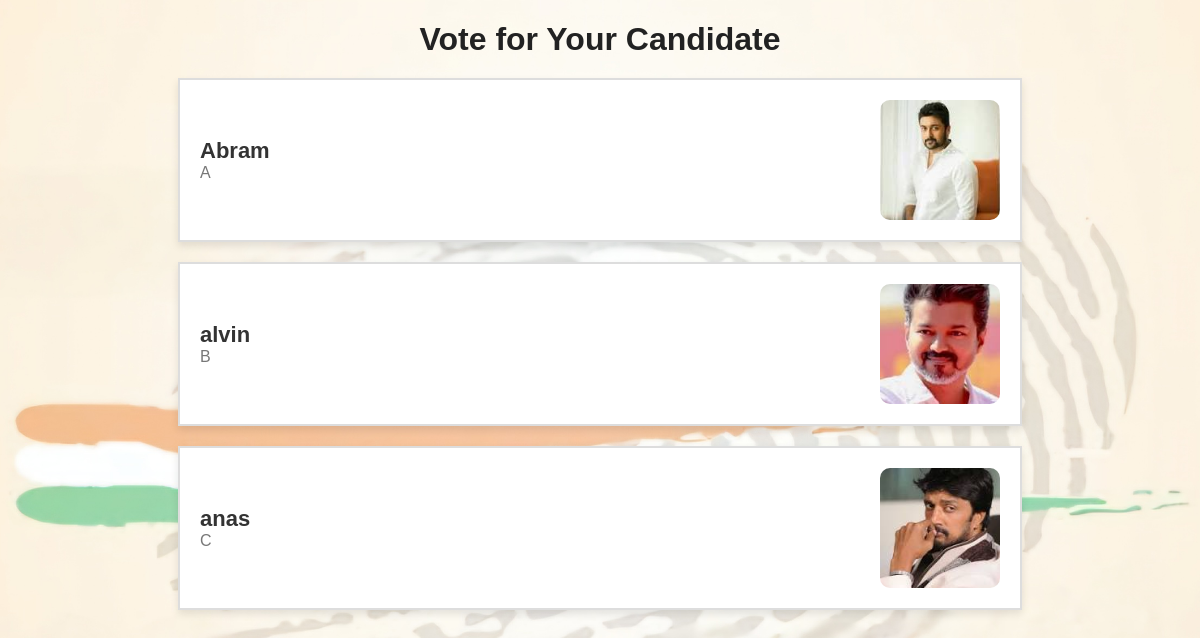
The app's page /vote/1/ with its own data.
### manager/models.py (models this page shows, shortened)
class Candidate(models.Model):
    name = models.CharField(max_length=100)
    image = models.ImageField(upload_to='candidate_images/', blank=True, null=True)
    party = models.CharField(max_length=100)
    constituency = models.ForeignKey(Constituency, on_delete=models.CASCADE, null=True, blank=True)

### manager/views.py (the view)
# urls.py: path('vote/<int:session_id>/', views.voting_interface, name='voting_interface'),
def voting_interface(request, session_id):
    session = get_object_or_404(VotingSession, id=session_id)
    candidates = Candidate.objects.filter(constituency=session.constituency)
    return render(request, 'voting_interface.html', {'session': session, 'candidates': candidates})

### templates/voting_interface.html (shortened to what this page needs)
{% load static %}
<!DOCTYPE html>
<html lang="en">
<head>
</head>
<body>
    <h1>Vote for Your Candidate</h1>
    <div class="voting-container">
        {% for candidate in candidates %}
            <div class="candidate-card" onclick="submitVote({{ candidate.id }})">
                <div class="candidate-details">
                    <div class="candidate-name">{{ candidate.name }}</div>
                    <div class="candidate-party">{{ candidate.party }}</div>
                </div>
                {% if candidate.image %}
                    <img src="{{ candidate.image.url }}" alt="{{ candidate.name }}" class="candidate-image">
                {% else %}
                    <img src="{% static 'images/default-avatar.png' %}" alt="No Image" class="candidate-image">
                {% endif %}
            </div>
        {% empty %}
            <p>No candidates available.</p>
        {% endfor %}
    </div>
</body>
</html>

### records on screen
Candidate: name "Abram", party "A", image (picture)
Candidate: name "alvin", party "B", image (picture)
Candidate: name "anas", party "C", image (picture)
